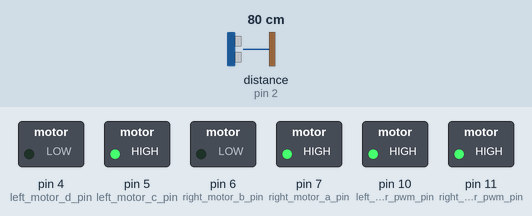
Simulated run of this sketch. Board: Arduino Uno, built with avr-gcc and run on an emulated ATmega328P. On the bench: switched loads named in the sketch (green lamp = pin HIGH). The test bench sets the inputs (shaded band); at power-on: distance to the obstacle (sensor on pin 2) 80 cm. The echo pulse lasts 58.3 µs per cm.

Above: at 1.2 s.
1.3 s: distance to the obstacle (sensor on pin 2) set to 2 cm
At 2.1 s:
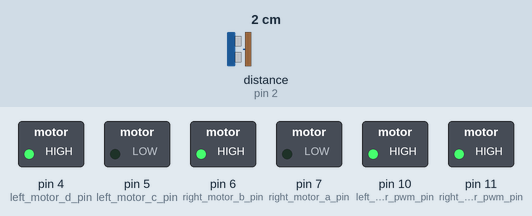
3.0 s: distance to the obstacle (sensor on pin 2) set to 18 cm
At 3.08 s:
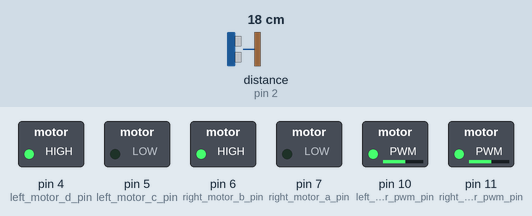
6.0 s: distance to the obstacle (sensor on pin 2) set to 35 cm
At 7.0 s:
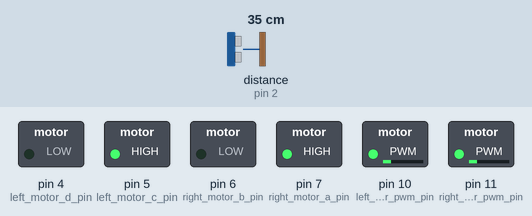
9.0 s: distance to the obstacle (sensor on pin 2) set to 250 cm
At 9.5 s:
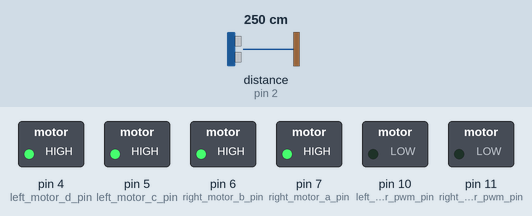
10.5 s: distance to the obstacle (sensor on pin 2) set to 27 cm
At 11.18 s:
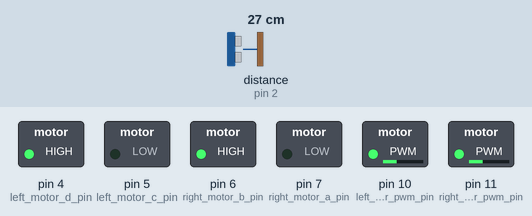
13.5 s: distance to the obstacle (sensor on pin 2) set to 4 cm
Timing chart, 0 to 16.0 s (numbered marks = the images above; inputs shaded):
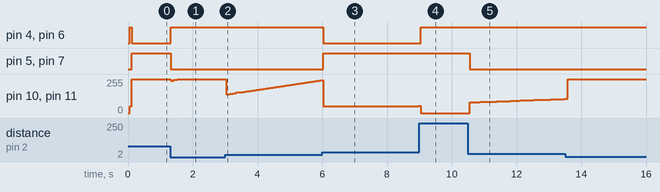

The sketch:

distance_sensor_follower.ino
```cpp
void setup() {
  setup_serial();
  setup_motors();
  setup_pid();
}

void loop() {
  run_pid();
}
```

motor.ino
```cpp
const int right_motor_a_pin = 7;     //IN1
const int right_motor_b_pin = 6;     //IN2
const int right_motor_pwm_pin = 11;  //ENA

const int left_motor_c_pin = 5;     //IN3
const int left_motor_d_pin = 4;     //IN4
const int left_motor_pwm_pin = 10;  //ENB

void setup_motors() {
  pinMode(right_motor_a_pin, OUTPUT);
  digitalWrite(right_motor_a_pin, LOW);
  pinMode(right_motor_b_pin, OUTPUT);
  digitalWrite(right_motor_b_pin, LOW);
  pinMode(right_motor_pwm_pin, OUTPUT);
  analogWrite(right_motor_pwm_pin, 0);

  pinMode(left_motor_c_pin, OUTPUT);
  digitalWrite(left_motor_c_pin, LOW);
  pinMode(left_motor_d_pin, OUTPUT);
  digitalWrite(left_motor_d_pin, LOW);
  pinMode(left_motor_pwm_pin, OUTPUT);
  analogWrite(left_motor_pwm_pin, 0);
}

// 0-255
void drive_forward(int right_motor_pwm, int left_motor_pwm) {
  digitalWrite(right_motor_a_pin, HIGH);
  digitalWrite(left_motor_c_pin, HIGH);
  digitalWrite(right_motor_b_pin, LOW);
  digitalWrite(left_motor_d_pin, LOW);

  analogWrite(right_motor_pwm_pin, right_motor_pwm);
  analogWrite(left_motor_pwm_pin, left_motor_pwm);
}

// 0-255
void drive_backwards(int right_motor_pwm, int left_motor_pwm) {
  digitalWrite(right_motor_b_pin, HIGH);
  digitalWrite(left_motor_d_pin, HIGH);
  digitalWrite(right_motor_a_pin, LOW);
  digitalWrite(left_motor_c_pin, LOW);

  analogWrite(right_motor_pwm_pin, right_motor_pwm);
  analogWrite(left_motor_pwm_pin, left_motor_pwm);
}

void drive_break() {
  digitalWrite(right_motor_b_pin, HIGH);
  digitalWrite(left_motor_d_pin, HIGH);
  digitalWrite(right_motor_a_pin, HIGH);
  digitalWrite(left_motor_c_pin, HIGH);

  analogWrite(right_motor_pwm_pin, 0);
  analogWrite(left_motor_pwm_pin, 0);
}
```

pid.ino
```cpp
#include "ArduPID.h"

ArduPID myController;

double input = 0;
double output = 0;

// Arbitrary setpoint and gains - adjust these as fit for your project:
double setpoint = 30;
double p = 15;
double i = 1;
double d = 0.5;

double minOutput = 50;  // The minimum output to send (plus or minus)

unsigned long timer = 0;
unsigned long timerInterval = 50;  // Wait 50ms between pings (about 20 pings/sec). 29ms should be the shortest delay between pings.

void setup_pid() {
  myController.begin(&input, &output, &setpoint, p, i, d);
  myController.reverse();
  myController.setSampleTime(100);  // OPTIONAL - will ensure at least 10ms have past between successful compute() calls
  myController.setOutputLimits(-255, 255);
  //myController.setBias(255.0 / 2.0);
  //myController.setWindUpLimits(-10, 10); // Groth bounds for the integral term to prevent integral wind-up

  myController.start();
}

void run_pid() {
  if (millis() - timer >= timerInterval) {

    input = read_ultrasonic();
    // Serial.print((double)input);  // Send ping, get distance in cm and print result (0 = outside set distance range)
    // Serial.print(" cm");

    if (input == 0) {  // if ultrasonic cannot detect an object, then it will say 0 cm.
      drive_break();
    } else {
      myController.compute();

      // Serial.print(" - ");
      // Serial.print(output);
      // Serial.println(" pwm");

      if (output > 0) {
        if (output < minOutput) {
          output = minOutput;
        }
        drive_forward(output, output);
      } else {
        if (output > -minOutput) {
          output = -minOutput;
        }
        drive_backwards(-output, -output);
      }
    }
    myController.debug(&Serial, "myController", PRINT_INPUT |     // Can include or comment out any of these terms to print
                                                  PRINT_OUTPUT |  // in the Serial plotter
                                                  PRINT_SETPOINT | PRINT_BIAS | PRINT_P | PRINT_I | PRINT_D);

    timer = millis();
  }
}
```

serial.ino
```cpp
void setup_serial(){
    Serial.begin (115200);
}
```

ultrasonic.ino
```cpp
#include <NewPing.h>

#define TRIGGER_PIN 3
#define ECHO_PIN 2
#define MAX_DISTANCE 200 // Maximum distance we want to ping for (in centimeters). Maximum sensor distance is rated at 400-500cm.
NewPing sonar(TRIGGER_PIN, ECHO_PIN, MAX_DISTANCE);  // NewPing setup of pins and maximum distance.

unsigned long read_ultrasonic() {
    unsigned long distance = sonar.ping_cm();
    return distance;
}
```

Measured:
- after the input at 1.3 s, pin 4 (left_motor_d_pin), pin 6 (right_motor_b_pin): LOW → HIGH at once; pin 5 (left_motor_c_pin), pin 7 (right_motor_a_pin): HIGH → LOW at once; pin 10 (left_motor_pwm_pin), pin 11 (right_motor_pwm_pin): 255/255 → 243/255 at once, → 251/255 0.10 s later, → 255/255 0.10 s later
- after the input at 3.0 s, pin 10 (left_motor_pwm_pin), pin 11 (right_motor_pwm_pin): 255/255 → 142/255 at once, → 146/255 0.10 s later, → 150/255 0.10 s later, → 154/255 0.10 s later, … (29 changes in this stretch)
- after the input at 6.0 s, pin 4 (left_motor_d_pin), pin 6 (right_motor_b_pin): HIGH → LOW at once; pin 5 (left_motor_c_pin), pin 7 (right_motor_a_pin): LOW → HIGH at once
- after the input at 9.0 s, pin 4 (left_motor_d_pin), pin 6 (right_motor_b_pin): LOW → HIGH at once
- after the input at 10.5 s, pin 5 (left_motor_c_pin), pin 7 (right_motor_a_pin): HIGH → LOW after 0.06 s; pin 10 (left_motor_pwm_pin), pin 11 (right_motor_pwm_pin): moves from 0/255 to 106/255 over 2.9 s, starting after 0.06 s
